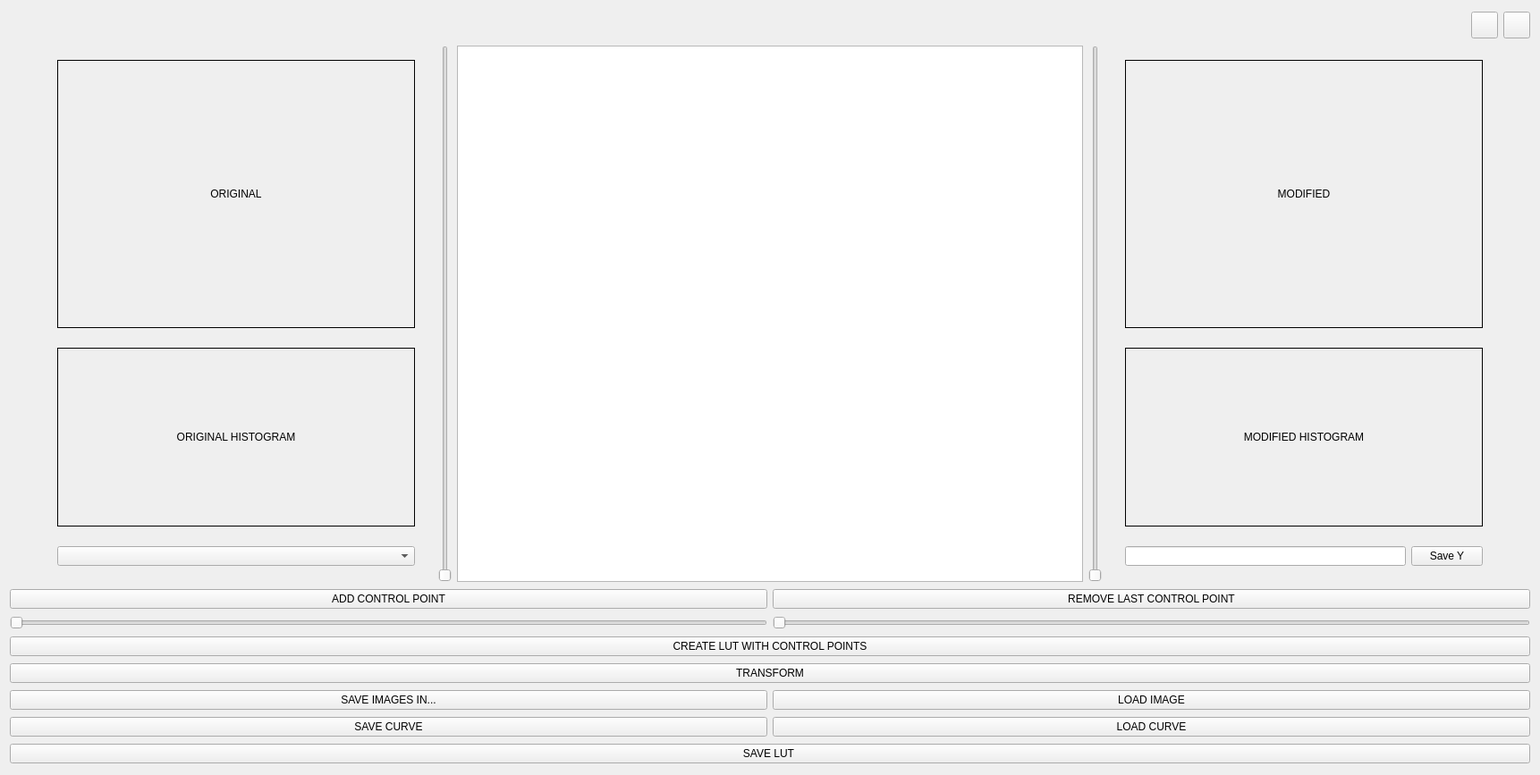
<?xml version="1.0" encoding="UTF-8"?>
<ui version="4.0">
 <class>SimulatorUi</class>
 <widget class="QWidget" name="SimulatorUi">
  <property name="geometry">
   <rect>
    <x>0</x>
    <y>0</y>
    <width>1722</width>
    <height>867</height>
   </rect>
  </property>
  <property name="sizePolicy">
   <sizepolicy hsizetype="Minimum" vsizetype="Minimum">
    <horstretch>0</horstretch>
    <verstretch>0</verstretch>
   </sizepolicy>
  </property>
  <property name="windowTitle">
   <string>Form</string>
  </property>
  <layout class="QGridLayout" name="gridLayout">
   <item row="6" column="0">
    <layout class="QHBoxLayout" name="horizontalLayout_5">
     <item>
      <widget class="QPushButton" name="saveImagesButton">
       <property name="text">
        <string>SAVE IMAGES IN...</string>
       </property>
      </widget>
     </item>
     <item>
      <widget class="QPushButton" name="cargarButton">
       <property name="text">
        <string>LOAD IMAGE</string>
       </property>
      </widget>
     </item>
    </layout>
   </item>
   <item row="8" column="0">
    <widget class="QPushButton" name="saveTfButton">
     <property name="text">
      <string>SAVE LUT </string>
     </property>
    </widget>
   </item>
   <item row="2" column="0">
    <layout class="QHBoxLayout" name="horizontalLayout_7">
     <item>
      <widget class="QPushButton" name="addPointButton">
       <property name="text">
        <string>ADD CONTROL POINT</string>
       </property>
      </widget>
     </item>
     <item>
      <widget class="QPushButton" name="deleteLastPointButton">
       <property name="text">
        <string>REMOVE LAST CONTROL POINT</string>
       </property>
      </widget>
     </item>
    </layout>
   </item>
   <item row="5" column="0">
    <widget class="QPushButton" name="transformButton">
     <property name="text">
      <string>TRANSFORM</string>
     </property>
    </widget>
   </item>
   <item row="1" column="0">
    <layout class="QHBoxLayout" name="horizontalLayout">
     <item>
      <spacer name="horizontalSpacer_4">
       <property name="orientation">
        <enum>Qt::Orientation::Horizontal</enum>
       </property>
       <property name="sizeHint" stdset="0">
        <size>
         <width>40</width>
         <height>20</height>
        </size>
       </property>
      </spacer>
     </item>
     <item>
      <layout class="QVBoxLayout" name="verticalLayout">
       <item>
        <widget class="QLabel" name="original">
         <property name="minimumSize">
          <size>
           <width>400</width>
           <height>300</height>
          </size>
         </property>
         <property name="maximumSize">
          <size>
           <width>400</width>
           <height>300</height>
          </size>
         </property>
         <property name="frameShape">
          <enum>QFrame::Shape::Box</enum>
         </property>
         <property name="text">
          <string>ORIGINAL</string>
         </property>
         <property name="scaledContents">
          <bool>true</bool>
         </property>
         <property name="alignment">
          <set>Qt::AlignmentFlag::AlignCenter</set>
         </property>
        </widget>
       </item>
       <item>
        <widget class="QLabel" name="originalHist">
         <property name="minimumSize">
          <size>
           <width>400</width>
           <height>200</height>
          </size>
         </property>
         <property name="maximumSize">
          <size>
           <width>400</width>
           <height>200</height>
          </size>
         </property>
         <property name="frameShape">
          <enum>QFrame::Shape::Box</enum>
         </property>
         <property name="text">
          <string>ORIGINAL HISTOGRAM</string>
         </property>
         <property name="scaledContents">
          <bool>true</bool>
         </property>
         <property name="alignment">
          <set>Qt::AlignmentFlag::AlignCenter</set>
         </property>
        </widget>
       </item>
       <item>
        <widget class="QComboBox" name="comboBox"/>
       </item>
      </layout>
     </item>
     <item>
      <spacer name="horizontalSpacer">
       <property name="orientation">
        <enum>Qt::Orientation::Horizontal</enum>
       </property>
       <property name="sizeType">
        <enum>QSizePolicy::Policy::Fixed</enum>
       </property>
       <property name="sizeHint" stdset="0">
        <size>
         <width>20</width>
         <height>10</height>
        </size>
       </property>
      </spacer>
     </item>
     <item>
      <widget class="QSlider" name="leftVerticalSlider">
       <property name="sizePolicy">
        <sizepolicy hsizetype="Fixed" vsizetype="Minimum">
         <horstretch>0</horstretch>
         <verstretch>0</verstretch>
        </sizepolicy>
       </property>
       <property name="minimumSize">
        <size>
         <width>0</width>
         <height>600</height>
        </size>
       </property>
       <property name="maximumSize">
        <size>
         <width>16777215</width>
         <height>600</height>
        </size>
       </property>
       <property name="orientation">
        <enum>Qt::Orientation::Vertical</enum>
       </property>
       <property name="invertedControls">
        <bool>true</bool>
       </property>
      </widget>
     </item>
     <item>
      <widget class="QGraphicsView" name="graphicsView">
       <property name="sizePolicy">
        <sizepolicy hsizetype="Fixed" vsizetype="Fixed">
         <horstretch>0</horstretch>
         <verstretch>0</verstretch>
        </sizepolicy>
       </property>
       <property name="minimumSize">
        <size>
         <width>700</width>
         <height>600</height>
        </size>
       </property>
       <property name="maximumSize">
        <size>
         <width>700</width>
         <height>600</height>
        </size>
       </property>
      </widget>
     </item>
     <item>
      <widget class="QSlider" name="rightVertSlider">
       <property name="sizePolicy">
        <sizepolicy hsizetype="Fixed" vsizetype="Minimum">
         <horstretch>0</horstretch>
         <verstretch>0</verstretch>
        </sizepolicy>
       </property>
       <property name="minimumSize">
        <size>
         <width>0</width>
         <height>600</height>
        </size>
       </property>
       <property name="maximumSize">
        <size>
         <width>16777215</width>
         <height>600</height>
        </size>
       </property>
       <property name="orientation">
        <enum>Qt::Orientation::Vertical</enum>
       </property>
       <property name="invertedControls">
        <bool>true</bool>
       </property>
      </widget>
     </item>
     <item>
      <spacer name="horizontalSpacer_2">
       <property name="orientation">
        <enum>Qt::Orientation::Horizontal</enum>
       </property>
       <property name="sizeType">
        <enum>QSizePolicy::Policy::Fixed</enum>
       </property>
       <property name="sizeHint" stdset="0">
        <size>
         <width>20</width>
         <height>10</height>
        </size>
       </property>
      </spacer>
     </item>
     <item>
      <layout class="QVBoxLayout" name="verticalLayout_2">
       <item>
        <widget class="QLabel" name="modified">
         <property name="sizePolicy">
          <sizepolicy hsizetype="Fixed" vsizetype="Fixed">
           <horstretch>0</horstretch>
           <verstretch>0</verstretch>
          </sizepolicy>
         </property>
         <property name="minimumSize">
          <size>
           <width>400</width>
           <height>300</height>
          </size>
         </property>
         <property name="maximumSize">
          <size>
           <width>400</width>
           <height>300</height>
          </size>
         </property>
         <property name="frameShape">
          <enum>QFrame::Shape::Box</enum>
         </property>
         <property name="text">
          <string>MODIFIED</string>
         </property>
         <property name="scaledContents">
          <bool>true</bool>
         </property>
         <property name="alignment">
          <set>Qt::AlignmentFlag::AlignCenter</set>
         </property>
        </widget>
       </item>
       <item>
        <widget class="QLabel" name="modifiedHist">
         <property name="minimumSize">
          <size>
           <width>400</width>
           <height>200</height>
          </size>
         </property>
         <property name="maximumSize">
          <size>
           <width>400</width>
           <height>200</height>
          </size>
         </property>
         <property name="frameShape">
          <enum>QFrame::Shape::Box</enum>
         </property>
         <property name="text">
          <string>MODIFIED HISTOGRAM</string>
         </property>
         <property name="scaledContents">
          <bool>true</bool>
         </property>
         <property name="alignment">
          <set>Qt::AlignmentFlag::AlignCenter</set>
         </property>
        </widget>
       </item>
       <item>
        <layout class="QHBoxLayout" name="horizontalLayout_3">
         <property name="sizeConstraint">
          <enum>QLayout::SizeConstraint::SetMinimumSize</enum>
         </property>
         <item>
          <widget class="QLineEdit" name="lineEdit"/>
         </item>
         <item>
          <widget class="QPushButton" name="YButton">
           <property name="text">
            <string>Save Y</string>
           </property>
          </widget>
         </item>
        </layout>
       </item>
      </layout>
     </item>
     <item>
      <spacer name="horizontalSpacer_5">
       <property name="orientation">
        <enum>Qt::Orientation::Horizontal</enum>
       </property>
       <property name="sizeHint" stdset="0">
        <size>
         <width>40</width>
         <height>20</height>
        </size>
       </property>
      </spacer>
     </item>
    </layout>
   </item>
   <item row="7" column="0">
    <layout class="QHBoxLayout" name="horizontalLayout_4">
     <item>
      <widget class="QPushButton" name="saveCurveButton">
       <property name="text">
        <string>SAVE CURVE</string>
       </property>
      </widget>
     </item>
     <item>
      <widget class="QPushButton" name="loadCurveButton">
       <property name="text">
        <string>LOAD CURVE</string>
       </property>
      </widget>
     </item>
    </layout>
   </item>
   <item row="0" column="0">
    <layout class="QHBoxLayout" name="horizontalLayout_6">
     <item>
      <spacer name="horizontalSpacer_3">
       <property name="orientation">
        <enum>Qt::Orientation::Horizontal</enum>
       </property>
       <property name="sizeHint" stdset="0">
        <size>
         <width>25</width>
         <height>20</height>
        </size>
       </property>
      </spacer>
     </item>
     <item>
      <widget class="QPushButton" name="helpButton">
       <property name="minimumSize">
        <size>
         <width>30</width>
         <height>30</height>
        </size>
       </property>
       <property name="maximumSize">
        <size>
         <width>30</width>
         <height>30</height>
        </size>
       </property>
       <property name="text">
        <string/>
       </property>
       <property name="icon">
        <iconset resource="../assets/configsHS.qrc">
         <normaloff>:/iconosHS/iconosHS/help-circle.svg</normaloff>:/iconosHS/iconosHS/help-circle.svg</iconset>
       </property>
       <property name="iconSize">
        <size>
         <width>25</width>
         <height>25</height>
        </size>
       </property>
      </widget>
     </item>
     <item>
      <widget class="QPushButton" name="fullscreenButton">
       <property name="minimumSize">
        <size>
         <width>30</width>
         <height>30</height>
        </size>
       </property>
       <property name="maximumSize">
        <size>
         <width>30</width>
         <height>30</height>
        </size>
       </property>
       <property name="text">
        <string/>
       </property>
       <property name="icon">
        <iconset resource="../assets/configsHS.qrc">
         <normaloff>:/iconosHS/iconosHS/maximize-expand-svgrepo-com.svg</normaloff>:/iconosHS/iconosHS/maximize-expand-svgrepo-com.svg</iconset>
       </property>
       <property name="iconSize">
        <size>
         <width>25</width>
         <height>25</height>
        </size>
       </property>
      </widget>
     </item>
    </layout>
   </item>
   <item row="3" column="0">
    <layout class="QHBoxLayout" name="horizontalLayout_2">
     <item>
      <widget class="QSlider" name="leftSlider">
       <property name="orientation">
        <enum>Qt::Orientation::Horizontal</enum>
       </property>
      </widget>
     </item>
     <item>
      <widget class="QSlider" name="rightSlider">
       <property name="orientation">
        <enum>Qt::Orientation::Horizontal</enum>
       </property>
      </widget>
     </item>
    </layout>
   </item>
   <item row="4" column="0">
    <widget class="QPushButton" name="createLUTControl">
     <property name="text">
      <string>CREATE LUT WITH CONTROL POINTS</string>
     </property>
    </widget>
   </item>
  </layout>
 </widget>
 <resources>
  <include location="../assets/configsHS.qrc"/>
 </resources>
 <connections/>
</ui>
